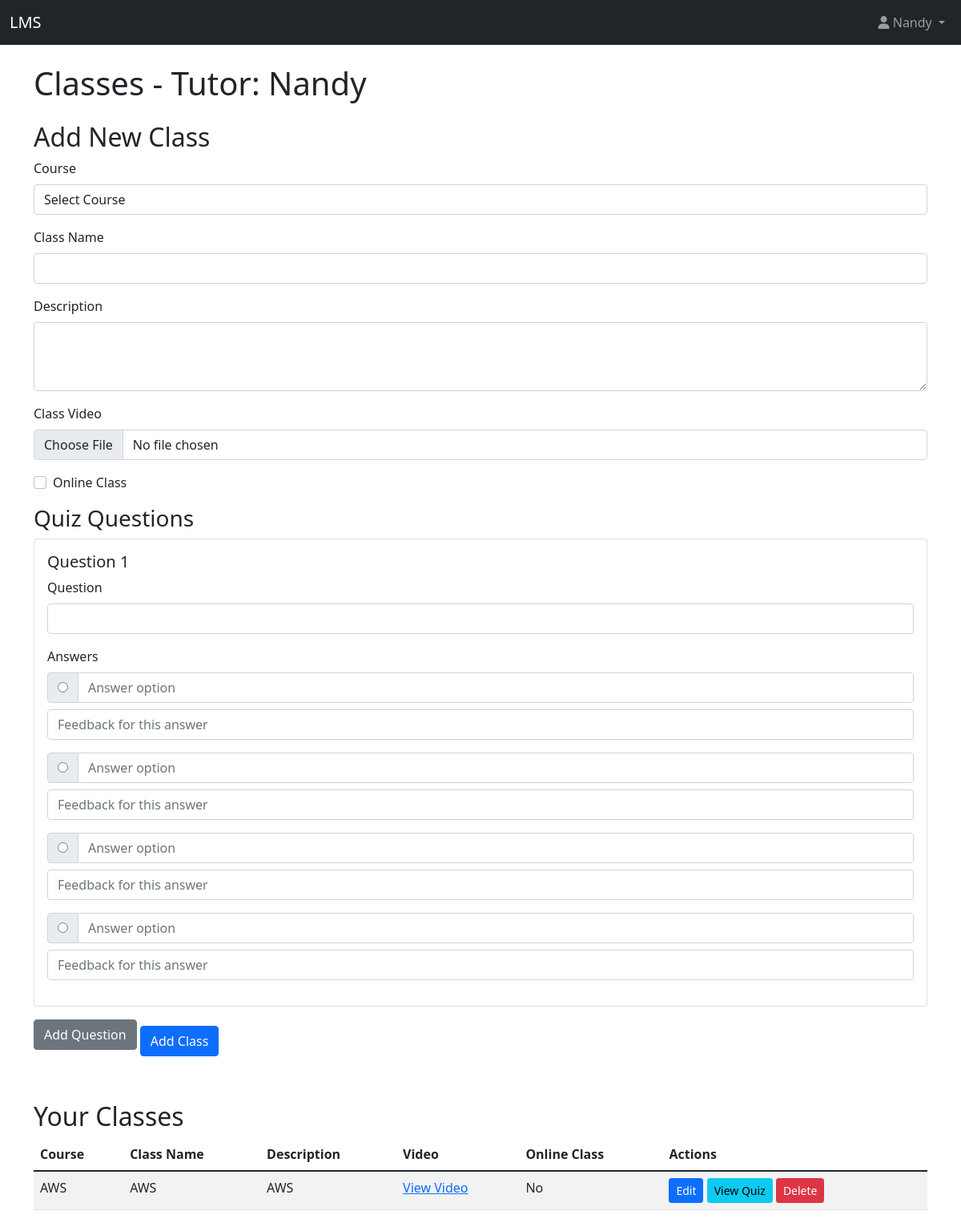
The app's page /admin/classes.php (signed in), older data.
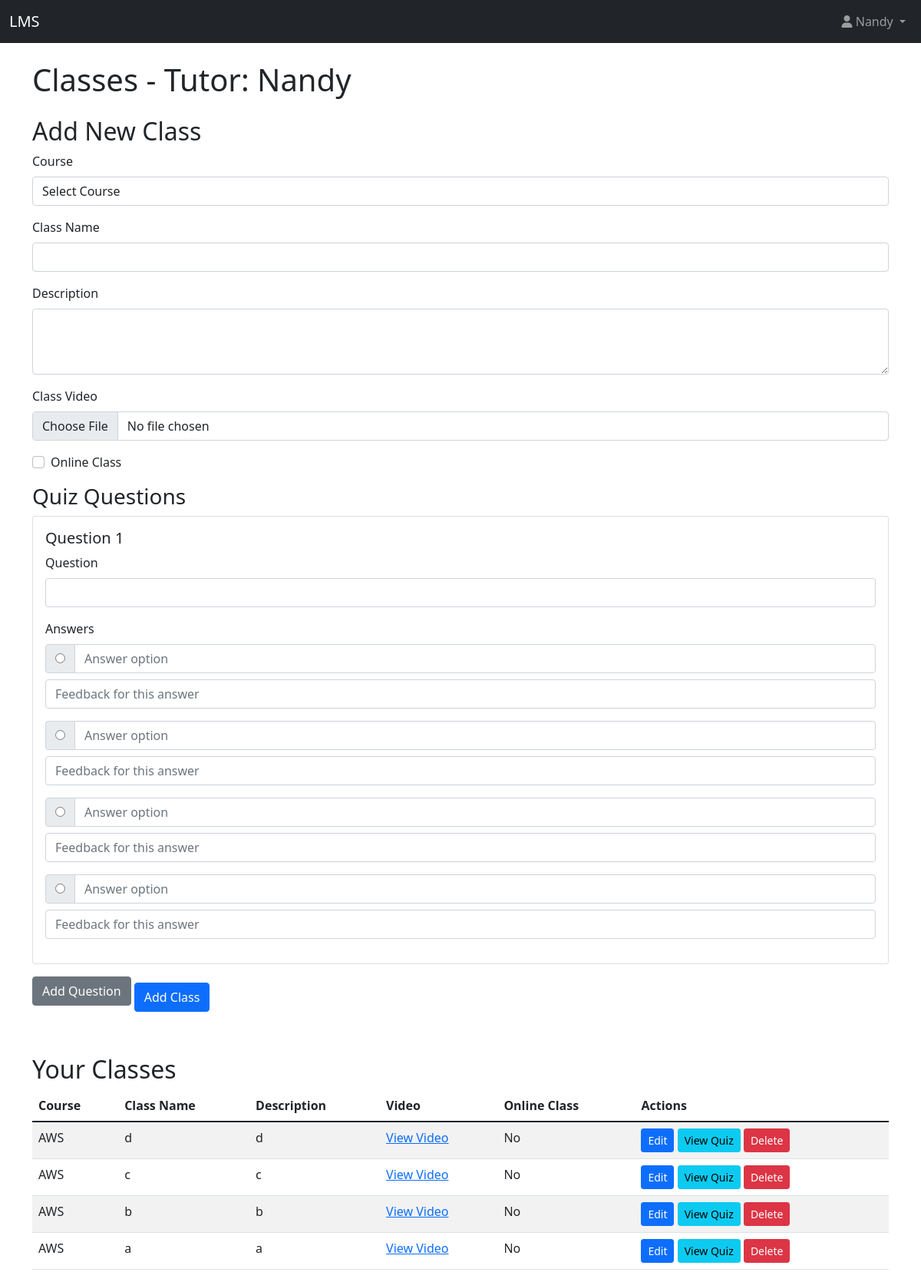
The same page, newer data.
### tables this page shows
CREATE TABLE `classes` (
  `id` int(11) NOT NULL,
  `course_id` int(11) DEFAULT NULL,
  `tutor_id` int(11) DEFAULT NULL,
  `class_name` varchar(255) NOT NULL,
  `description` text DEFAULT NULL,
  `video_path` varchar(255) DEFAULT NULL,
  `is_online` tinyint(1) DEFAULT 0,
  `online_link` varchar(255) DEFAULT NULL,
  `schedule_time` datetime DEFAULT NULL,
  `created_at` timestamp NOT NULL DEFAULT current_timestamp(),
  `video_id` int(11) DEFAULT NULL,
  `is_unlocked` tinyint(1) DEFAULT 0
);

CREATE TABLE `courses` (
  `id` int(11) NOT NULL,
  `title` varchar(255) NOT NULL,
  `description` text DEFAULT NULL,
  `tutor_id` int(11) DEFAULT NULL,
  `created_at` timestamp NOT NULL DEFAULT current_timestamp(),
  `updated_at` timestamp NOT NULL DEFAULT current_timestamp() ON UPDATE current_timestamp()
);

### admin/classes.php (the view, shortened to what this page needs)
<?php
require_once '../functions.php';
    ?>
    <?php
$tutor_id = $_SESSION['user_id'];
$tutor_name = $_SESSION['full_name'];
$query = "SELECT c.*, co.title as course_title
          FROM classes c
          JOIN courses co ON c.course_id = co.id
          WHERE c.tutor_id = ?
          ORDER BY c.created_at DESC";
$stmt = mysqli_prepare($conn, $query);
mysqli_stmt_bind_param($stmt, "i", $tutor_id);
mysqli_stmt_execute($stmt);
$result = mysqli_stmt_get_result($stmt);
$classes = mysqli_fetch_all($result, MYSQLI_ASSOC);
?>
<!DOCTYPE html>
<html lang="en">
<head>
    <link href="https://cdn.jsdelivr.net/npm/bootstrap@5.1.3/dist/css/bootstrap.min.css" rel="stylesheet">
    <link rel="stylesheet" href="https://cdnjs.cloudflare.com/ajax/libs/font-awesome/6.0.0-beta3/css/all.min.css">
</head>
<body>
    <nav class="navbar navbar-expand-lg navbar-dark bg-dark">
        <div class="container-fluid">
            <a class="navbar-brand" href="#">LMS</a>
            <div class="collapse navbar-collapse" id="navbarNav">
                <ul class="navbar-nav ms-auto">
                    <li class="nav-item dropdown">
                        <a class="nav-link dropdown-toggle" href="#" id="navbarDropdown" role="button" data-bs-toggle="dropdown" aria-expanded="false">
                            <i class="fas fa-user"></i> <?php echo htmlspecialchars($tutor_name); ?>
                        </a>
                    </li>
                </ul>
            </div>
        </div>
    </nav>
    <div class="container mt-4">
        <h1 class="mb-4">Classes - Tutor: <?php echo htmlspecialchars($tutor_name); ?></h1>
        <h2>Add New Class</h2>
        <form action="" method="post" enctype="multipart/form-data" id="addClassForm">
            <div class="mb-3">
                <label for="course_id" class="form-label">Course</label>
                <select class="form-control" id="course_id" name="course_id" required>
                    <option value="">Select Course</option>
                </select>
            </div>
            <div class="mb-3">
                <label for="class_name" class="form-label">Class Name</label>
                <input type="text" class="form-control" id="class_name" name="class_name" required>
            </div>
            <div class="mb-3">
                <label for="description" class="form-label">Description</label>
                <textarea class="form-control" id="description" name="description" rows="3"></textarea>
            </div>
            <div class="mb-3">
                <label for="class_video" class="form-label">Class Video</label>
                <input type="file" class="form-control" id="class_video" name="class_video">
            </div>
            <div class="mb-3 form-check">
                <input type="checkbox" class="form-check-input" id="is_online" name="is_online">
                <label class="form-check-label" for="is_online">Online Class</label>
            </div>
            <h3>Quiz Questions</h3>
            <div id="quizQuestions">
            </div>
            <button type="button" class="btn btn-secondary mb-3" id="addQuestion">Add Question</button>
            <button type="submit" name="add_class" class="btn btn-primary">Add Class</button>
        </form>
        <h2 class="mt-5">Your Classes</h2>
        <?php if (empty($classes)): ?>
            <p>You haven't created any classes yet.</p>
        <?php else: ?>
            <table class="table table-striped">
                <thead>
                    <tr>
                        <th>Course</th>
                        <th>Class Name</th>
                        <th>Description</th>
                        <th>Video</th>
                        <th>Online Class</th>
                        <th>Actions</th>
                    </tr>
                </thead>
                <tbody>
                    <?php foreach ($classes as $class): ?>
                    <tr>
                        <td><?php echo htmlspecialchars($class['course_title']); ?></td>
                        <td><?php echo htmlspecialchars($class['class_name']); ?></td>
                        <td><?php echo htmlspecialchars($class['description']); ?></td>
                        <td>
                            <?php if (!empty($class['video_path'])): ?>
                                <a href="<?php echo $class['video_path']; ?>" target="_blank">View Video</a>
                            <?php else: ?>
                                N/A
                            <?php endif; ?>
                        </td>
                        <td>
                            <?php if ($class['is_online']): ?>
                                Yes - <?php echo htmlspecialchars($class['schedule_time']); ?>
                            <?php else: ?>
                                No
                            <?php endif; ?>
                        </td>
                        <td>
                            <a href="edit_class.php?id=<?php echo $class['id']; ?>" class="btn btn-sm btn-primary">Edit</a>
                            <a href="view_quiz.php?class_id=<?php echo $class['id']; ?>" class="btn btn-sm btn-info">View Quiz</a>
                            <a href="delete_class.php?id=<?php echo $class['id']; ?>" class="btn btn-sm btn-danger" onclick="return confirm('Are you sure you want to delete this class?');">Delete</a>
                        </td>
                    </tr>
                    <?php endforeach; ?>
                </tbody>
            </table>
        <?php endif; ?>
    </div>
</body>
</html>

Row changes from the older to the newer data that the page shows:
removed classes: course.title "AWS", class_name "AWS", description "AWS", is_online "No"
added classes: course.title "AWS", class_name "d", description "d", is_online "No"
added classes: course.title "AWS", class_name "c", description "c", is_online "No"
added classes: course.title "AWS", class_name "b", description "b", is_online "No"
added classes: course.title "AWS", class_name "a", description "a", is_online "No"
